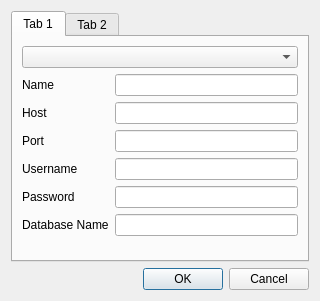
<?xml version="1.0" encoding="UTF-8"?>
<ui version="4.0">
 <class>Dialog</class>
 <widget class="QDialog" name="Dialog">
  <property name="geometry">
   <rect>
    <x>0</x>
    <y>0</y>
    <width>320</width>
    <height>301</height>
   </rect>
  </property>
  <property name="windowTitle">
   <string>Dialog</string>
  </property>
  <layout class="QVBoxLayout" name="verticalLayout">
   <item>
    <widget class="QTabWidget" name="tabWidget">
     <property name="currentIndex">
      <number>0</number>
     </property>
     <widget class="QWidget" name="tab">
      <attribute name="title">
       <string>Tab 1</string>
      </attribute>
      <layout class="QVBoxLayout" name="verticalLayout_2">
       <item>
        <widget class="QComboBox" name="connDriverComboBox"/>
       </item>
       <item>
        <layout class="QFormLayout" name="formLayout">
         <item row="0" column="0">
          <widget class="QLabel" name="connNameLabel">
           <property name="text">
            <string>Name</string>
           </property>
          </widget>
         </item>
         <item row="0" column="1">
          <widget class="QLineEdit" name="connNameLineEdit"/>
         </item>
         <item row="1" column="0">
          <widget class="QLabel" name="connHostLabel">
           <property name="text">
            <string>Host</string>
           </property>
          </widget>
         </item>
         <item row="1" column="1">
          <widget class="QLineEdit" name="connHostLineEdit"/>
         </item>
         <item row="2" column="0">
          <widget class="QLabel" name="connPortLabel">
           <property name="text">
            <string>Port</string>
           </property>
          </widget>
         </item>
         <item row="2" column="1">
          <widget class="QLineEdit" name="connPortLineEdit"/>
         </item>
         <item row="3" column="0">
          <widget class="QLabel" name="connUsernameLabel">
           <property name="text">
            <string>Username</string>
           </property>
          </widget>
         </item>
         <item row="3" column="1">
          <widget class="QLineEdit" name="connUsernameLineEdit"/>
         </item>
         <item row="4" column="0">
          <widget class="QLabel" name="connPasswordLabel">
           <property name="text">
            <string>Password</string>
           </property>
          </widget>
         </item>
         <item row="4" column="1">
          <widget class="QLineEdit" name="connPasswordLineEdit"/>
         </item>
         <item row="5" column="0">
          <widget class="QLabel" name="connDatabaseNameLabel">
           <property name="text">
            <string>Database Name</string>
           </property>
          </widget>
         </item>
         <item row="5" column="1">
          <widget class="QLineEdit" name="connDatabaseNameLineEdit"/>
         </item>
        </layout>
       </item>
      </layout>
     </widget>
     <widget class="QWidget" name="tab_2">
      <attribute name="title">
       <string>Tab 2</string>
      </attribute>
     </widget>
    </widget>
   </item>
   <item>
    <widget class="QDialogButtonBox" name="buttonBox">
     <property name="layoutDirection">
      <enum>Qt::LeftToRight</enum>
     </property>
     <property name="orientation">
      <enum>Qt::Horizontal</enum>
     </property>
     <property name="standardButtons">
      <set>QDialogButtonBox::Cancel|QDialogButtonBox::Ok</set>
     </property>
    </widget>
   </item>
  </layout>
 </widget>
 <resources/>
 <connections>
  <connection>
   <sender>buttonBox</sender>
   <signal>accepted()</signal>
   <receiver>Dialog</receiver>
   <slot>accept()</slot>
   <hints>
    <hint type="sourcelabel">
     <x>248</x>
     <y>254</y>
    </hint>
    <hint type="destinationlabel">
     <x>157</x>
     <y>274</y>
    </hint>
   </hints>
  </connection>
  <connection>
   <sender>buttonBox</sender>
   <signal>rejected()</signal>
   <receiver>Dialog</receiver>
   <slot>reject()</slot>
   <hints>
    <hint type="sourcelabel">
     <x>316</x>
     <y>260</y>
    </hint>
    <hint type="destinationlabel">
     <x>286</x>
     <y>274</y>
    </hint>
   </hints>
  </connection>
 </connections>
</ui>
